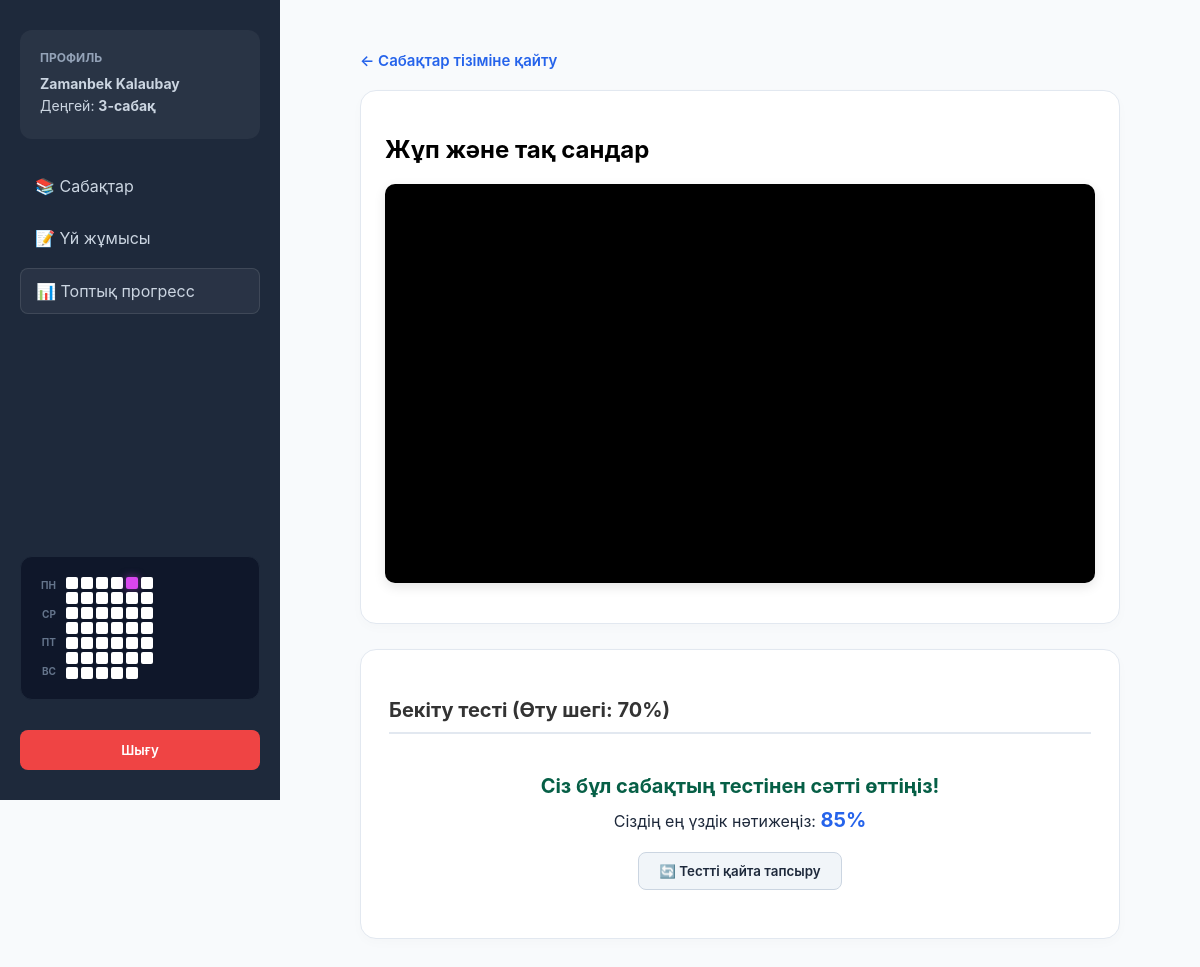
Page /lesson/2/ (signed in) on the committed database.
### courses/models.py (models this page shows, shortened)
class User(AbstractUser):
    phone_number = models.CharField(max_length=15, verbose_name="Телефон нөмірі")
    is_verified = models.BooleanField(default=False, verbose_name="Расталған ба?")
    otp_code = models.CharField(max_length=6, blank=True, null=True)
    current_lesson_order = models.PositiveIntegerField(default=1, verbose_name="Ашық сабақ реті")

class Lesson(models.Model):
    title = models.CharField(max_length=255, verbose_name="Сабақ тақырыбы")
    video_iframe = models.TextField(
        verbose_name="YouTube IFrame коды",
        help_text=(
            "МАҢЫЗДЫ НҰСҚАУЛЫҚ:"
            "1. <b>id='player'</b>"
            "2. ?enablejsapi=1"
        )
    )
    order = models.PositiveIntegerField(unique=True, verbose_name="Сабақ реті")
    class Meta:
        ordering = ['order']
    class Meta:
        ordering = ['order']

### courses/views.py (the view)
# urls.py: path('lesson/<int:lesson_id>/', lesson_detail, name='lesson_detail'),
@login_required
def lesson_detail(request, lesson_id):
    lesson = get_object_or_404(Lesson, id=lesson_id)
    if lesson.order > request.user.current_lesson_order:
        return redirect('lesson_list')
    progress = LessonProgress.objects.filter(user=request.user, lesson_order=lesson.order).first()
    best_score = progress.best_score if progress else 0
    activity_data = get_user_activity_data(request.user)
    return render(request, 'lesson_detail.html', {
        'lesson': lesson,
        'best_score': best_score,
        'activity_data': activity_data,  # Sidebar үшін
    })

### courses/context_processors.py (called while the page is built)
def activity_context(request):
    if request.user.is_authenticated:
        activities = UserActivity.objects.filter(user=request.user).values_list('date', flat=True)
        today = timezone.now().date()
        start_date = today - timedelta(days=34)
        start_date -= timedelta(days=start_date.weekday())
        activity_data = []
        current_day = start_date
        while current_day <= today:
            activity_data.append({
                'date': current_day,
                'is_active': current_day in activities
            })
            current_day += timedelta(days=1)
        return {'activity_data': activity_data}
    return {'activity_data': []}

### courses/views.py (called while the page is built)
def get_user_activity_data(user):
    user_activities = UserActivity.objects.filter(user=user).values_list('date', flat=True)
    activities = {act_date for act_date in user_activities if act_date is not None}
    today = timezone.now().date()
    start_date = today - timedelta(days=34 + today.weekday())
    end_date = today + timedelta(days=(6 - today.weekday()))
    activity_data = []
    curr = start_date
    while curr <= end_date:
        activity_data.append({
            'date': curr,
            'is_active': curr in activities
        })
        curr += timedelta(days=1)
    return activity_data

### courses/templates/lesson_detail.html (shortened to what this page needs)
{% extends 'base.html' %}
{% block content %}
<div class="lesson-wrapper">
    <a href="{% url 'lesson_list' %}" class="back-btn">← Сабақтар тізіміне қайту</a>
    <div class="video-card">
        <h2>{{ lesson.title }}</h2>
        <div class="video-container">
            {{ lesson.video_iframe|safe }}
        </div>
    </div>
    <div class="quiz-card">
        <h3>Бекіту тесті (Өту шегі: 70%)</h3>
        {% if lesson.questions.all %}
            <div id="passed-result-block" style="{% if best_score >= 70 %}display: block;{% else %}display: none;{% endif %} text-align: center; padding: 20px 0;">
                <h3 style="color: #065f46; margin: 0 0 10px 0; border: none; padding: 0;">Сіз бұл сабақтың тестінен сәтті өттіңіз!</h3>
                <p style="font-size: 16px; color: #1e293b; margin: 5px 0;">
                    Сіздің ең үздік нәтижеңіз: <strong style="color: var(--primary); font-size: 20px; font-weight: 700;">{{ best_score }}%</strong>
                </p>
                <button type="button" class="retry-btn" onclick="showTestForm()">
                    🔄 Тестті қайта тапсыру
                </button>
            </div>
        {% else %}
            <p style="color: #666; font-style: italic;">Бұл сабаққа әлі тест сұрақтары қосылмаған.</p>
        {% endif %}
    </div>
</div>
{% endblock %}

### courses/templates/base.html (shortened to what this page needs)
<!DOCTYPE html>
<html lang="kk">
<head>
</head>
<body>
    <div class="sidebar">
        <div class="profile-info">
            <h3>Профиль</h3>
            <p><strong>{{ user.first_name }} {{ user.last_name }}</strong></p>
            <p>Деңгей: <strong>{{ user.current_lesson_order }}-сабақ</strong></p>
        </div>
        <div class="menu-links">
            <a href="{% url 'lesson_list' %}">📚 Сабақтар</a>
            <a href="{% url 'homework' %}">📝 Үй жұмысы</a>
            <a href="{% url 'group_progress' %}" style="background: rgba(255,255,255,0.05); border: 1px solid rgba(255,255,255,0.1);">
                📊 Топтық прогресс
            </a>
        </div>
        {% if user.is_authenticated and activity_data %}
        <div class="activity-wrapper">
            <div class="heatmap-container">
                <div class="days-labels"><span>ПН</span><span>СР</span><span>ПТ</span><span>ВС</span></div>
                <div class="heatmap">
                    {% for day in activity_data %}
                        <div class="day-square {% if day.is_active %}active{% endif %}" title="{{ day.date|date:'d.m.Y' }}"></div>
                    {% endfor %}
                </div>
            </div>
        </div>
        {% endif %}
        <form action="{% url 'logout' %}" method="post" style="margin-top: auto;">
            {% csrf_token %}<button type="submit" class="logout-btn">Шығу</button>
        </form>
    </div>
    <div class="content">
        {% block content %}{% endblock %}
    </div>
</body>
</html>

### rows in the picture
User: first_name "Zamanbek", last_name "Kalaubay", current_lesson_order "3"
Lesson: title "Жұп және тақ сандар"

### other values in the picture
{{ best_score }} "85"
